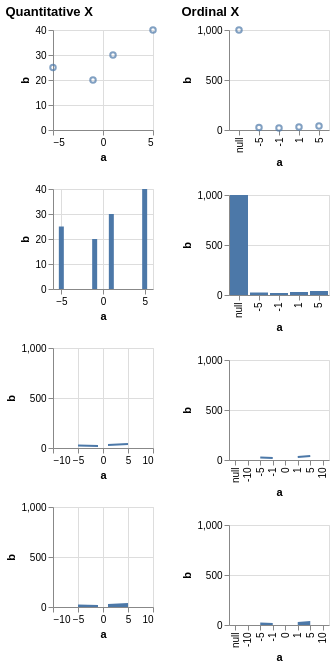

The Vega-Lite source for this figure:
### Vega-Lite specification from a JSON file in a GitHub repository (floating-point values rounded to 4 significant figures)
{"$schema": "https://vega.github.io/schema/vega-lite/v5.json", "description": "Testing invalid", "data": {"values": [{"a": null, "b": 1000}, {"a": -10, "b": null}, {"a": -5, "b": 25}, {"a": -1, "b": 20}, {"a": 0, "b": null}, {"a": 1, "b": 30}, {"a": 5, "b": 40}, {"a": 10, "b": null}]}, "hconcat": [{"title": "Quantitative X", "vconcat": [{"width": 100, "height": 100, "mark": "point", "encoding": {"x": {"field": "a", "type": "quantitative"}, "y": {"field": "b", "type": "quantitative"}}}, {"width": 100, "height": 100, "mark": "bar", "encoding": {"x": {"field": "a", "type": "quantitative"}, "y": {"field": "b", "type": "quantitative"}}}, {"width": 100, "height": 100, "mark": "line", "encoding": {"x": {"field": "a", "type": "quantitative"}, "y": {"field": "b", "type": "quantitative"}}}, {"width": 100, "height": 100, "mark": "area", "encoding": {"x": {"field": "a", "type": "quantitative"}, "y": {"field": "b", "type": "quantitative"}}}]}, {"title": "Ordinal X", "vconcat": [{"width": 100, "height": 100, "mark": "point", "encoding": {"x": {"field": "a", "type": "ordinal"}, "y": {"field": "b", "type": "quantitative"}}}, {"width": 100, "height": 100, "mark": "bar", "encoding": {"x": {"field": "a", "type": "ordinal"}, "y": {"field": "b", "type": "quantitative"}}}, {"width": 100, "height": 100, "mark": "line", "encoding": {"x": {"field": "a", "type": "ordinal"}, "y": {"field": "b", "type": "quantitative"}}}, {"width": 100, "height": 100, "mark": "area", "encoding": {"x": {"field": "a", "type": "ordinal"}, "y": {"field": "b", "type": "quantitative"}}}]}]}
